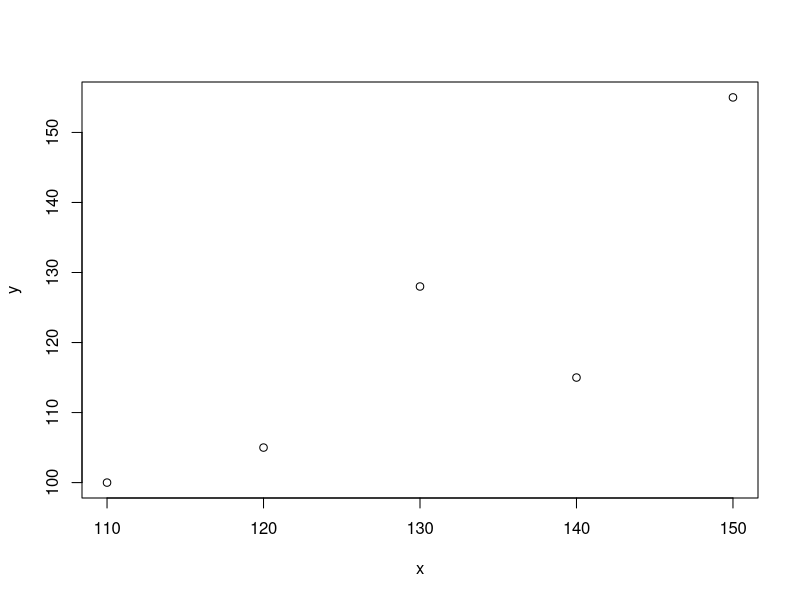
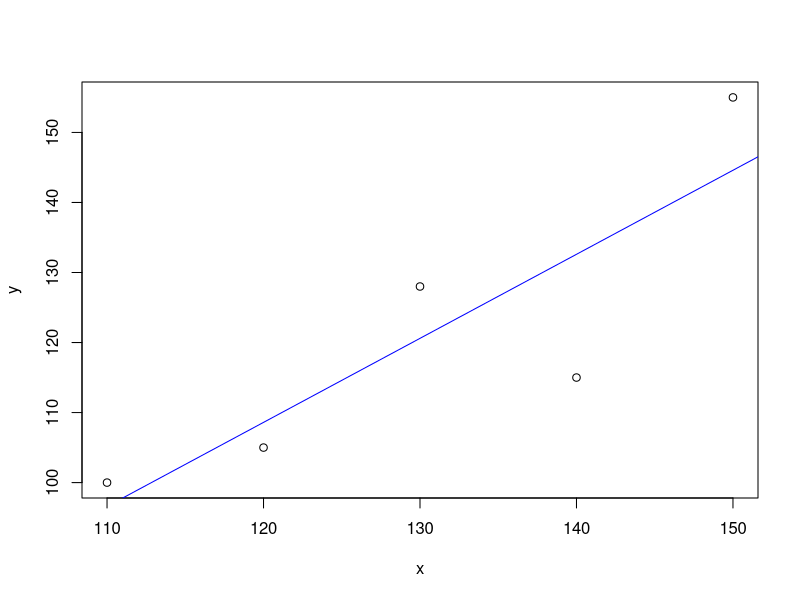

Reproduce these figures in R, in order.
# 단순 선형회귀 분석 모델
# 독립변수(x) 1개:연속형,종속변수(y):연속형

# 부모의 두뇌지수(IQ)와 자녀의 IQ를 이용해 선형회귀 분석
x <-c(110,120,130,140,150)
y <- c(100,105,128,115,155)
cor(x,y) #상관계수가 y: 0.86, 양의 상관관계가 매우 강함
plot(x,y)

#두 변수의 인과관계는? x가 y에 영향을 주는 것(분석가의 주관이 들어간것) -->회귀분석을 시도가능
#인과관계를 빼버리면 원인과 결과를 얘기하지 않음

#y=wx+b, w값을 구하는 것 <==최소제곱법을 이용하면 구할 수 있음
#모델을 생성 방법1 : 최소 제곱법 수식을 사용

x_dev=x-mean(x) #x에 대한 편차를 구한 것
y_dev=y-mean(y)
dev_mul<-(x_dev)*(y_dev) # 두 변수 각 편차의 곱
square<-x_dev**2 #x 편차 제곱
df<-data.frame(x,y,x_dev,y_dev,dev_mul,square)
df
mean(df$x)
mean(df$y)
sum(df$dev_mul)
sum(df$square)

w <- sum(df$dev_mul)/sum(df$square)
w #1.2

b<- mean(df$y)-w*mean(df$x)
b

#y=w*x+b     y=1.2*x+(-35.4) #모델 완성

#부모의 IQ 110인 경우 자식 IQ는?
w*110+b
w*120+b
1.2*120+(-35.4)


#모델을 생성 방법1 : R이 제공하는 함수를 사용
mymodel<-lm(formula=y~x) #lm(formula=종속변수 ~ 독립변수)
mymodel
predict(mymodel,data.frame(x=c(110,120,87.5,134.5667)))

plot(x,y)
abline(mymodel,col='blue')







